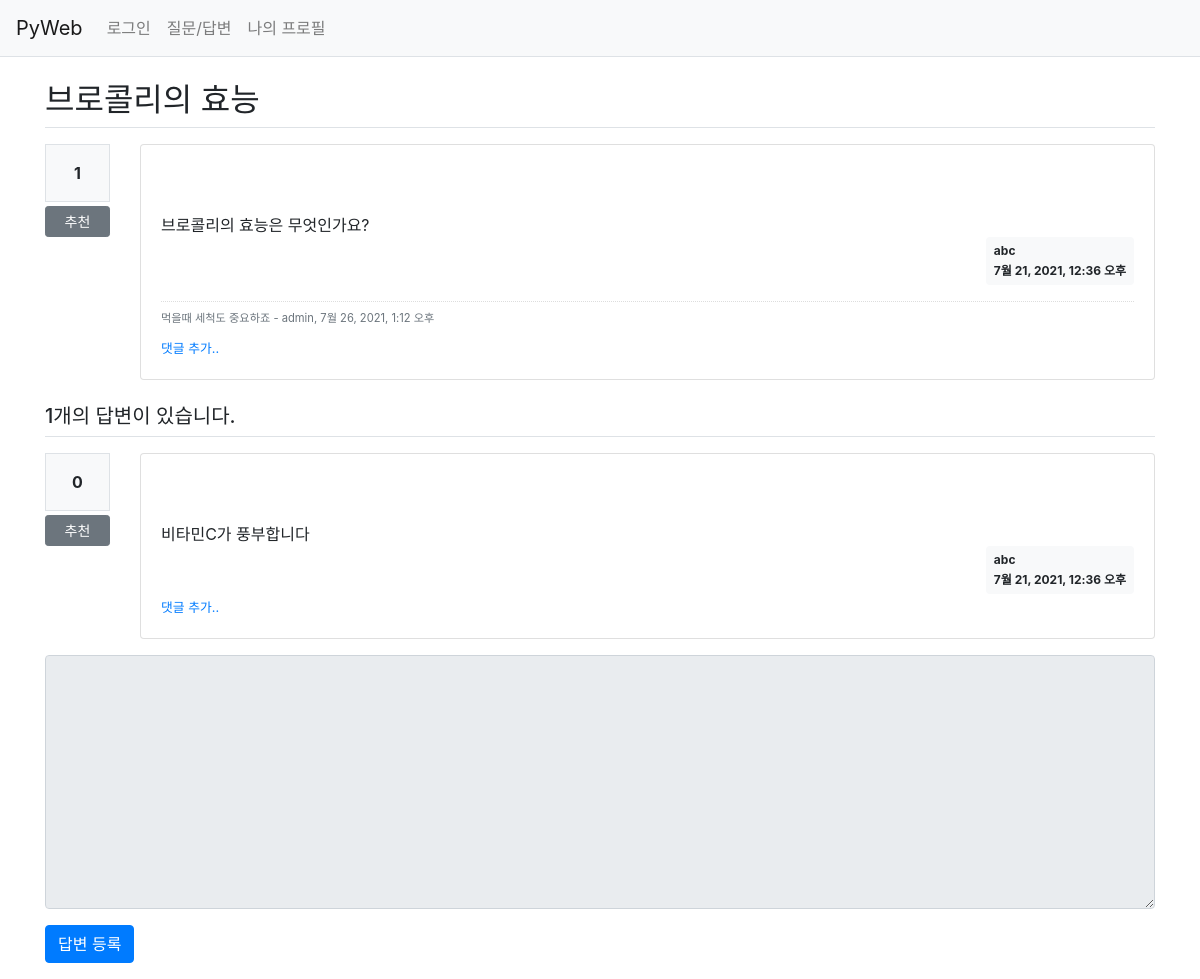
The page /pybo/16/ on the database as committed earlier.
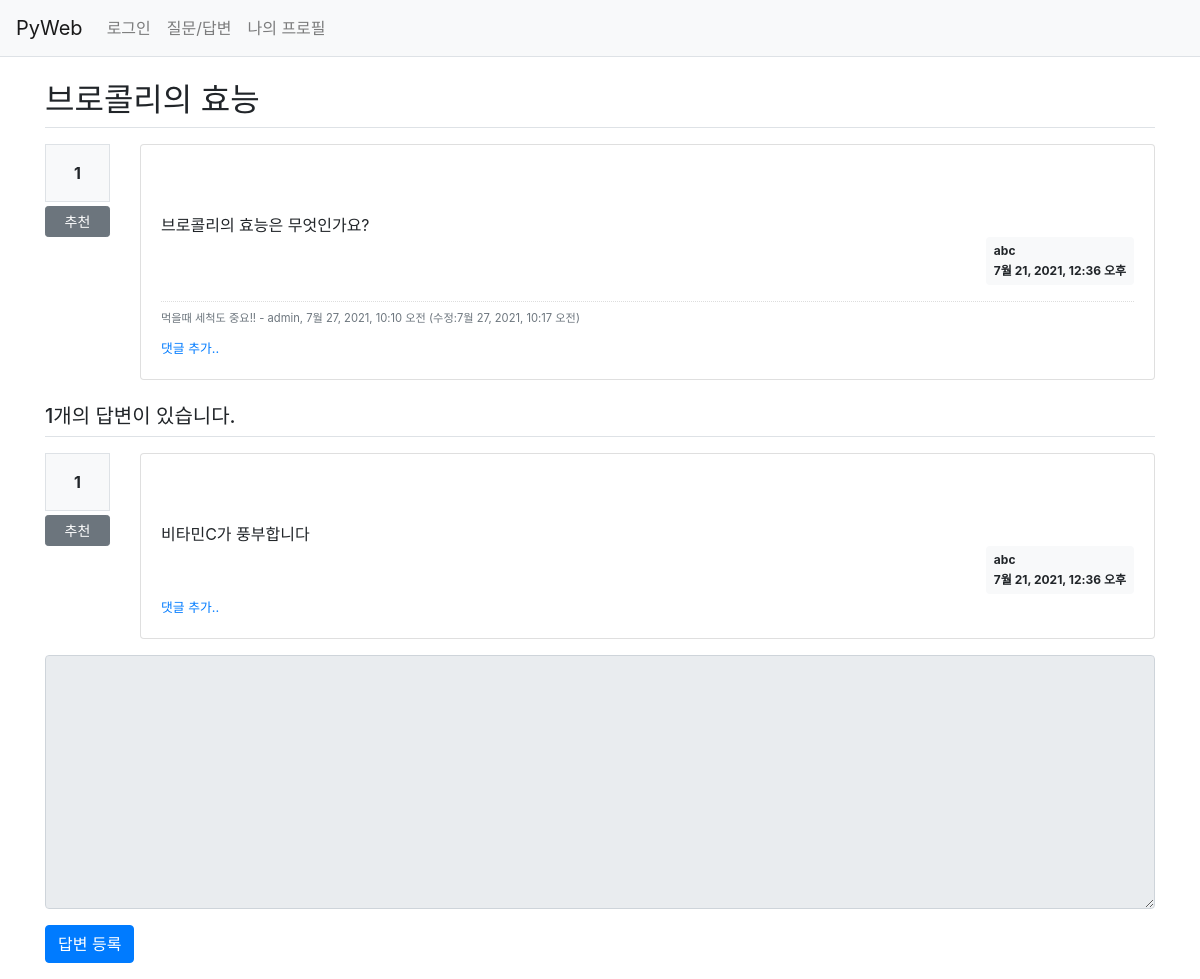
The same page on the database as committed later.
### pybo/models.py (models this page shows, shortened)
class Question(models.Model):
    author = models.ForeignKey(User, on_delete=models.CASCADE,
                               related_name='author_question')
    subject = models.CharField(max_length=200)
    content = models.TextField()
    create_date = models.DateTimeField()
    modify_date = models.DateTimeField(null=True, blank=True)
    voter = models.ManyToManyField(User, related_name='voter_question')

class Comment(models.Model):
    author = models.ForeignKey(User, on_delete=models.CASCADE)
    content = models.TextField()
    create_date = models.DateTimeField()
    modify_date = models.DateTimeField(null=True, blank=True)
    question = models.ForeignKey(Question, null=True, blank=True, on_delete=models.CASCADE)
    answer = models.ForeignKey(Answer, null=True, blank=True, on_delete=models.CASCADE)

class Answer(models.Model):
    author = models.ForeignKey(User, on_delete=models.CASCADE,
                               related_name='author_answer')
    question = models.ForeignKey(Question, on_delete=models.CASCADE)
    content = models.TextField()
    create_date = models.DateTimeField()
    modify_date = models.DateTimeField(null=True, blank=True)
    voter = models.ManyToManyField(User, related_name='voter_answer')

### pybo/views/base_views.py (the view)
# urls.py: path('<int:question_id>/', base_views.detail, name='detail'),
def detail(request, question_id):
    question = get_object_or_404(Question, pk=question_id)
    context ={'question' : question}
    return render(request, 'pybo/question_detail.html', context)

### templates/pybo/question_detail.html (shortened to what this page needs)
{% extends 'base.html' %}
{% block content %}
<div class="container my-3">
  <h2 class="border-bottom py-2">{{ question.subject }}</h2>
  <div class="row my-3">
    <div class="col-1">
      <div class="bg-light text-center p-3 border font-weight-bolder mb-1">
        {{ question.voter.count }}
      </div>
      <a href="#" data-uri="{% url 'pybo:vote_question' question.id %}"
         class="recommend btn btn-sm btn-secondary btn-block my-1">추천</a>
    </div>
    <div class="col-11">
      <div class="card">
        <div class="card-body">
          <div class="card-text" style="white-space: pre-line;">
            {{ question.content }}
          </div>
          <div class="d-flex justify-content-end">
            <div class="badge badge-light p-2 text-left">
              <div class="mb-2">{{ question.author.username }}</div>
              <div>{{ question.create_date }}</div>
            </div>
          </div>
          {% if question.comment_set.count > 0 %}
          <div class="mt-3">
          {% for comment in question.comment_set.all %}
            <div class="comment py-2 text-muted">
              <span style="white-space: pre-line;">{{ comment.content }}</span>
              <span>
                - {{ comment.author }}, {{ comment.create_date }}
                {% if comment.modify_date %}
                (수정:{{ comment.modify_date }})
                {% endif %}
              </span>
            </div>
          {% endfor %}
          </div>
          {% endif %}
          <div>
            <a href="{% url 'pybo:comment_create_question' question.id %}"><small>댓글 추가..</small></a>
          </div>
        </div>
      </div>
    </div>
  </div>
  <h5 class="border-bottom my-3 py-2">
    {{ question.answer_set.count }}개의 답변이 있습니다.
  </h5>
  {% for answer in question.answer_set.all %}
  <div class="row my-3">
    <div class="col-1">
      <div class="bg-light text-center p-3 border font-weight-bolder mb-1">
        {{ answer.voter.count }}
      </div>
      <a href="#" data-uri="{% url 'pybo:vote_answer' answer.id %}"
         class="recommend btn btn-sm btn-secondary btn-block my-1">추천</a>
    </div>
    <div class="col-11">
      <div class="card">
        <div class="card-body">
          <div class="card-text" style="white-space: pre-line;">
            {{ answer.content }}
          </div>
          <div class="d-flex justify-content-end">
            <div class="badge badge-light p-2 text-left">
              <div class="mb-2">{{ answer.author.username }}</div>
              <div>{{ answer.create_date }}</div>
            </div>
          </div>
        <div>
          <a href="{% url 'pybo:comment_create_answer' answer.id %}"><small>댓글 추가..</small></a>
        </div>
        </div>
      </div>
    </div>
  </div>
  {% endfor %}
  <form action="{% url 'pybo:answer_create' question.id %}" method="post">
    <div class="form-group">
      <textarea name="content" id="content"
                rows="10" class="form-control"
                {% if not user.is_authenticated %}
                    disabled
                {% endif %}></textarea>
    </div>
    <input type="submit" value="답변 등록" class="btn btn-primary">
  </form>
</div>
{% endblock %}

### templates/base.html (shortened to what this page needs)
{% load static %}
<!DOCTYPE html>
<html lang="ko">
<head>
    <link rel="stylesheet" href="{% static 'pybo/bootstrap.css' %}">
    <link rel="stylesheet" href="{% static 'pybo/style.css' %}">
</head>
<body>
{% include 'navbar.html' %}
{% block content %}
{% endblock %}
</body>
</html>

### templates/navbar.html (shortened to what this page needs)
<nav class="navbar navbar-expand-lg navbar-light bg-light border-bottom">
    <a class="navbar-brand" href="{% url 'pybo:index' %}">PyWeb</a>
    <div class="collapse navbar-collapse flex-grow-0" id="navbarNav">
        <ul class="navbar-nav">
            <li class="nav-item">
                {% if user.is_authenticated %}
                    <a class="nav-link" href="{% url 'common:logout' %}">
                        {{ user.username }}(로그아웃)
                    </a>
                {% else %}
                    <a class="nav-link" href="{% url 'common:login' %}">로그인</a>
                {% endif %}
            </li>
            <li class="nav-item">
                <a class="nav-link" href="{% url 'pybo:board' %}">질문/답변</a>
            </li>
            <li class="nav-item">
                <a class="nav-link" href="{% url 'pybo:profile' %}">나의 프로필</a>
            </li>
        </ul>
    </div>
</nav>

### static/pybo/style.css (style rules this page uses)
.comment { border-top: 1px dotted #ddd; font-size: 0.7em }

Rows that differ between the two databases and show on the page:
changed Comment "admin": content "먹을때 세척도 중요하죠" → "먹을때 세척도 중요!!"; create_date "7월 26, 2021, 1:12 오후" → "7월 27, 2021, 10:10 오전"; modify_date (not shown) → "7월 27, 2021, 10:17 오전"
computed for Answer "비타민C가 풍부합니다": voter.count "0" → "1"
